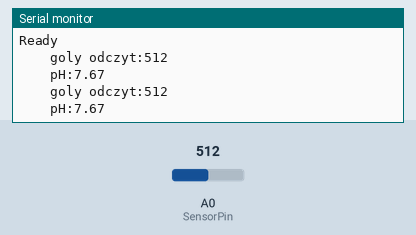
Bench run of a sketch on a simulated Arduino Uno, built with avr-gcc and run on an emulated ATmega328P. Parts: the last lines printed to the serial monitor. Inputs (shaded band) come from the test bench; at power-on: A0 (SensorPin) = 512.

Above: at 1.8 s.
1.9 s: A0 (SensorPin) set to 716
At 2.8 s:
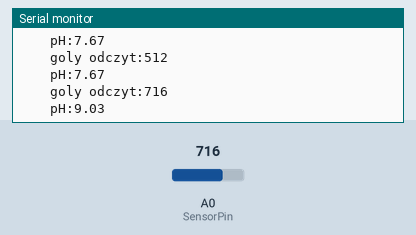
3.4 s: A0 (SensorPin) set to 900
At 4.8 s:
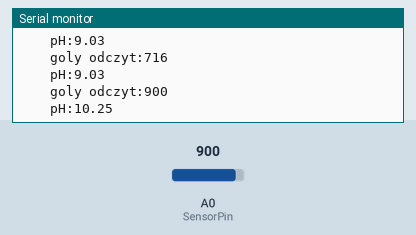
Timing chart, 0 to 6.4 s (numbered marks = the images above; inputs shaded):
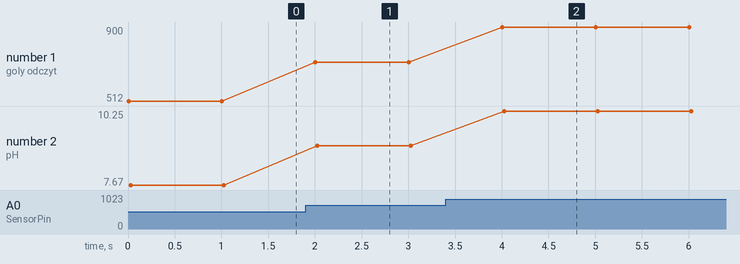

The sketch:

ESP_czujnikPH.ino
```cpp
#define SensorPin A0
int temp;

void setup()
{
  pinMode(LED_BUILTIN, OUTPUT);     //pin drugi jako wyjście
  Serial.begin(9600);
  Serial.println("Ready");    //Test the serial monitor
}
void loop()
{

  temp=analogRead(SensorPin);
  //float phValue=(float)(temp-50)*5.0/662+4.0;
  float phValue=(float)(temp-412)*2.0/300+7.0;
  Serial.print("    goly odczyt:");
  Serial.print(temp);
  Serial.println(" ");
  Serial.print("    pH:");
  Serial.print(phValue,2);
  Serial.println(" ");
  digitalWrite(LED_BUILTIN, LOW);   //zapalamy diodę
  delay(1000);            //czekamy sekundę
  digitalWrite(LED_BUILTIN, HIGH);  //gasimy diodę
}
```

Measured:
- after the input at 1.9 s, the serial monitor: prints a new line after 0.10 s (image 1)
- after the input at 3.4 s, the serial monitor: prints a new line after 0.60 s (image 2)
- plotted number 1: 512 → 716 after the input at 1.9 s, 716 → 900 after the input at 3.4 s
- plotted number 2: 7.67 → 9.03 after the input at 1.9 s, 9.03 → 10.25 after the input at 3.4 s
